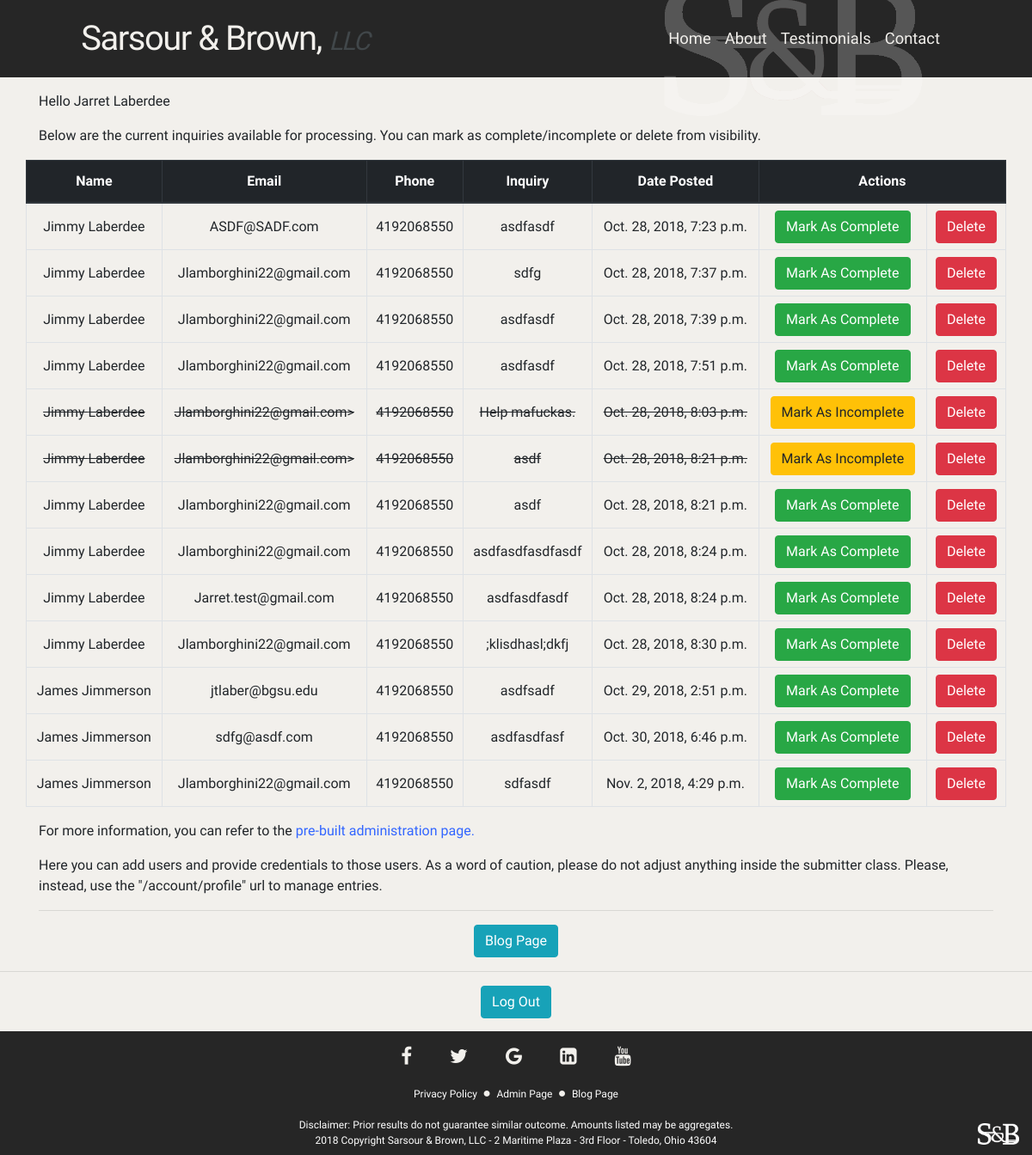
Page /account/profile/ (signed in) on the earlier database version.
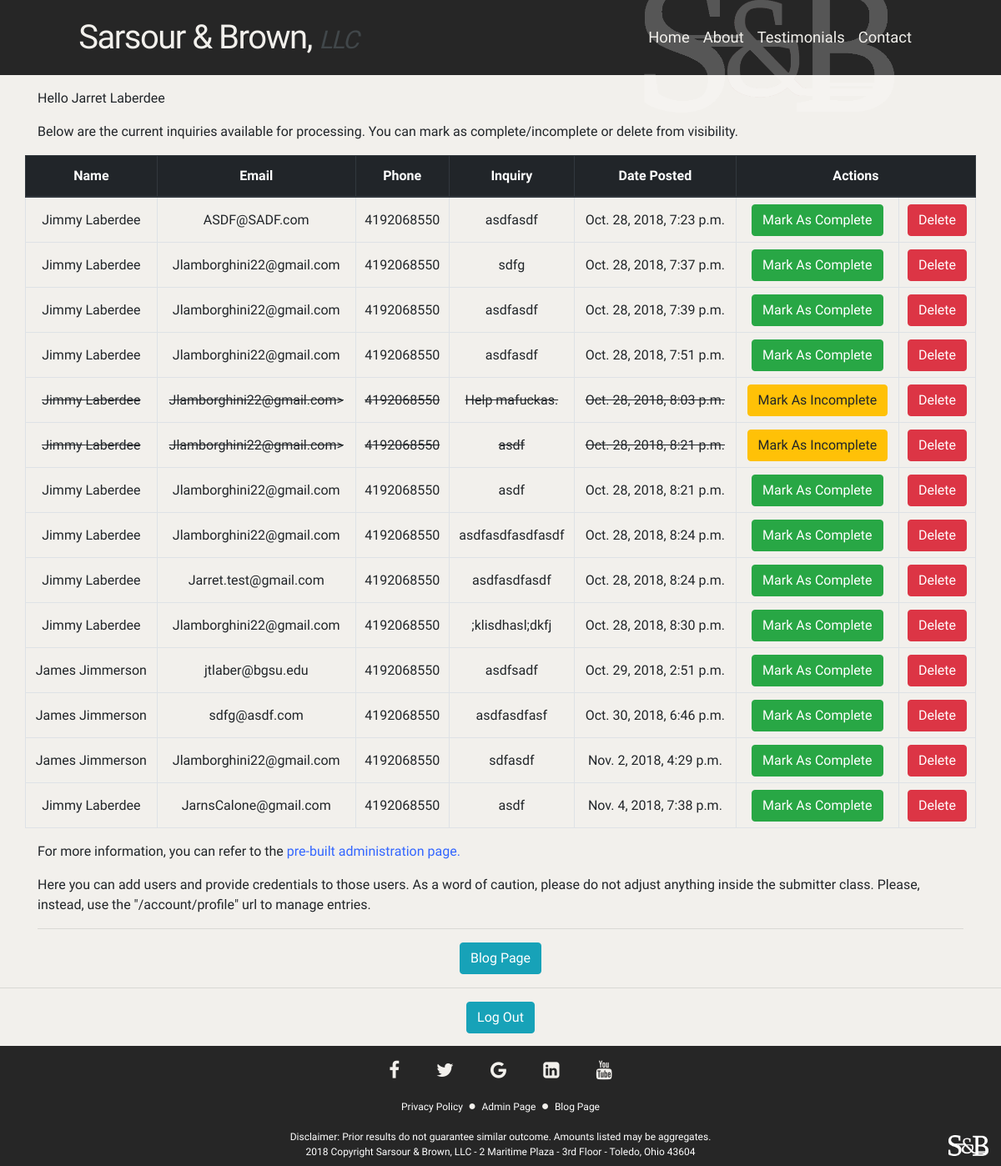
Same page on the later database version.
### home/models.py (models this page shows, shortened)
class Submitter(models.Model):
    first_name = models.CharField(max_length=100)
    last_name = models.CharField(max_length=100, default="Doe")
    email = models.EmailField(max_length=100)
    phone_regex = RegexValidator(regex=r'^\+?1?\d{9,15}$', message="Format: 9999999999")
    phone_number = models.CharField(validators=[phone_regex], max_length=17, blank=True, default="0000000000")
    body = models.CharField(max_length=250)
    date_submitted = models.DateTimeField(default=timezone.now)
    completed = models.BooleanField(default=False)

### home/views.py (the view)
# urls.py: path('account/profile/', views.profile, name="profile-page"),
def profile(request):
    if not request.user.is_authenticated:
        return redirect('login')
    else:
        all_entries = Submitter.objects.all
        context = {'user': request.user, 'first_name': request.user.first_name, 'last_name': request.user.last_name, 'all_entries': all_entries}
        return render(request, 'home/profile.html', context)

### home/templates/home/profile.html
{% extends 'home/base.html' %}3
{% block admin_profile %}
<div class="container">
    <p id="profile_user_greeting">Hello {{ first_name }} {{ last_name }}</p>
</div>
{% if all_entries %}
<div class="container">
    <p id="profile_entries_table_div_paragraph">Below are the current inquiries available for processing. You can mark
        as complete/incomplete or delete from visibility.</p>
</div>
<div class="container" id="profile_entries_table_div">
    <table class="table table-bordered" id="profile_entries_table_table">
        <thead class="thead-dark">
            <tr id="profile_entries_table_tr">
                <th scope="col">Name</th>
                <th scope="col">Email</th>
                <th scope="col">Phone</th>
                <th scope="col">Inquiry</th>
                <th scope="col">Date Posted</th>
                <th colspan="2">Actions</th>
            </tr>
        </thead>
        {% for entry in all_entries %}
        {% if entry.completed %}
        <tr class="profile_entries_table_tr" id="profile_entries_table_tr_completed">
            <td>{{ entry.first_name }} {{ entry.last_name }}</td>
            <td>{{ entry.email }}></td>
            <td>{{ entry.phone_number }}</td>
            <td>{{ entry.body }}</td>
            <td>{{ entry.date_submitted }}</td>
            <td>
                <a class="btn btn-warning" href="{% url 'uncomplete_entry' entry.id %}">Mark As Incomplete</a>
            </td>
            <td>
                <a id="profile_entries_delete_button" class="btn btn-danger" href="{% url 'delete_entry' entry.id %}">Delete</a>
            </td>
        </tr>
        {% else %}
        <tr class="profile_entries_table_tr">
            <td>{{ entry.first_name }} {{ entry.last_name }}</td>
            <td>{{ entry.email }}</td>
            <td>{{ entry.phone_number }}</td>
            <td>{{ entry.body }}</td>
            <td>{{ entry.date_submitted }}</td>
            <td>
                <a class="btn btn-success" href="{% url 'complete_entry' entry.id %}">Mark As Complete</a>
            </td>
            <td>
                <a id="profile_entries_delete_button" class="btn btn-danger" href="{% url 'delete_entry' entry.id %}">Delete</a>
            </td>
        </tr>
        {% endif %}
        {% endfor %}
    </table>
    {% else %}
    <h1>There are currently no entries in the Database</h1>
    {% endif %}
</div>
<div class="container">
    <p>For more information, you can refer to the <a class="sarsour_and_brown_external_link" href="{% url 'admin:index' %}"> pre-built administration page.</a></p>
    <p>Here you can add users and provide credentials to those users. As a word of caution, please do not adjust
        anything inside the submitter class. Please, instead, use the "/account/profile" url to manage entries.</p>
    <hr>
</div>
<div class="container" id="profile_entries_blog_page_button_div">
    <a class="btn btn-info" href="{% url 'all_blogs' %}">Blog Page</a>
</div>
<hr>
<div class="container" id="profile_entries_logout_button_div">
    <a class="btn btn-info" href="{% url 'logout' %}">Log Out</a>
</div>
{% endblock %}

Differences in the rows shown:
added Submitter: first_name "Jimmy", last_name "Laberdee", email "JarnsCalone@gmail.com", phone_number "4192068550", body "asdf", date_submitted "Nov. 4, 2018, 7:38 p.m."
